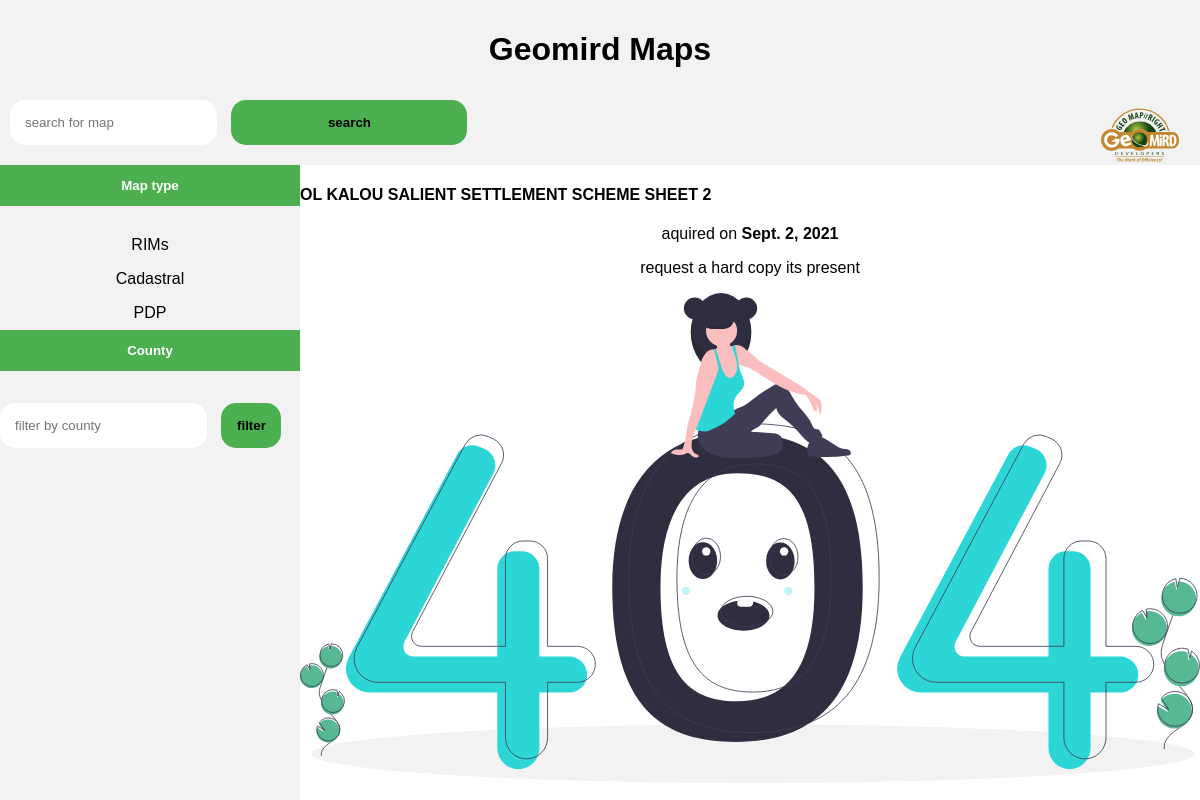
The app's page /details/19 with its own data.
### maplogs/models.py (models this page shows, shortened)
class Map(models.Model):
    map_category_choices = [
        ('Cadastral', 'cadastral map'),
        ('General Boundary', 'general boundary'),
        ('PDP', 'pdp')
    ]
    county_choices = [
        ('Laikipia', 'Laikipia'),
        ('Nakuru', 'Nakuru'),
        ('Nyeri', 'Nyeri'),
        ('Nyandarua', 'Nyandarua'),
    ]
    title = models.CharField(max_length=200)
    scanned = models.BooleanField()
    upload_date = models.DateField(auto_now=True)
    stamped_county_date = models.DateField(auto_now=False, auto_now_add=False)
    county = models.CharField(max_length=50, choices=county_choices, default='Nyandarua')
    map_category = models.CharField(max_length=100, choices=map_category_choices, default='General Boundary')
    image = models.ImageField(upload_to='maps/%Y/%m/%d', blank=True)
    class Meta:
        ordering = ('-stamped_county_date',)

### maplogs/views.py (the view)
# urls.py: path('details/<int:map_id>', views.map_details, name='map_details'),
def map_details(requests, map_id):
    try:
        maps = Map.objects.get(pk=map_id)
    except Map.DoesNotExist:
        return render(requests, 'maps/404.html', {'map_id': map_id})
    context = {
        'map': maps
    }
    return render(requests, 'maps/map_detail.html', context)

### maplogs/templates/maps/map_detail.html (shortened to what this page needs)
{% extends 'maps/base.html' %}
{% load static %}
{% block body %}
<div class="map_details">
    <h4 >
        {{ map.title }}
    </h4>
    <p>
        aquired on <strong>{{ map.stamped_county_date }}</strong>
    </p>
    {% if not map.image %}
    <p>request a hard copy its present</p>
    {% else %}
    <a href="{% url 'maps:get_map' map.id %}">Get Map</a>
    {% endif %}
    <img src="{% if map.image %} {{ map.image.url }} {% else %} {% static 'img/no_image.svg' %} {% endif %}" alt="" srcset="" class="map_image">
</div>
{% endblock %}

### maplogs/static/maps/base.css (style rules this page uses)
body { margin: 0; padding: 0; font-family: Arial, Helvetica, sans-serif; }
p { text-align: center; }
.map_image { max-width: 100%; height: auto; }

### records on screen
Map: title "OL KALOU SALIENT SETTLEMENT SCHEME SHEET 2", stamped_county_date "Sept. 2, 2021"
